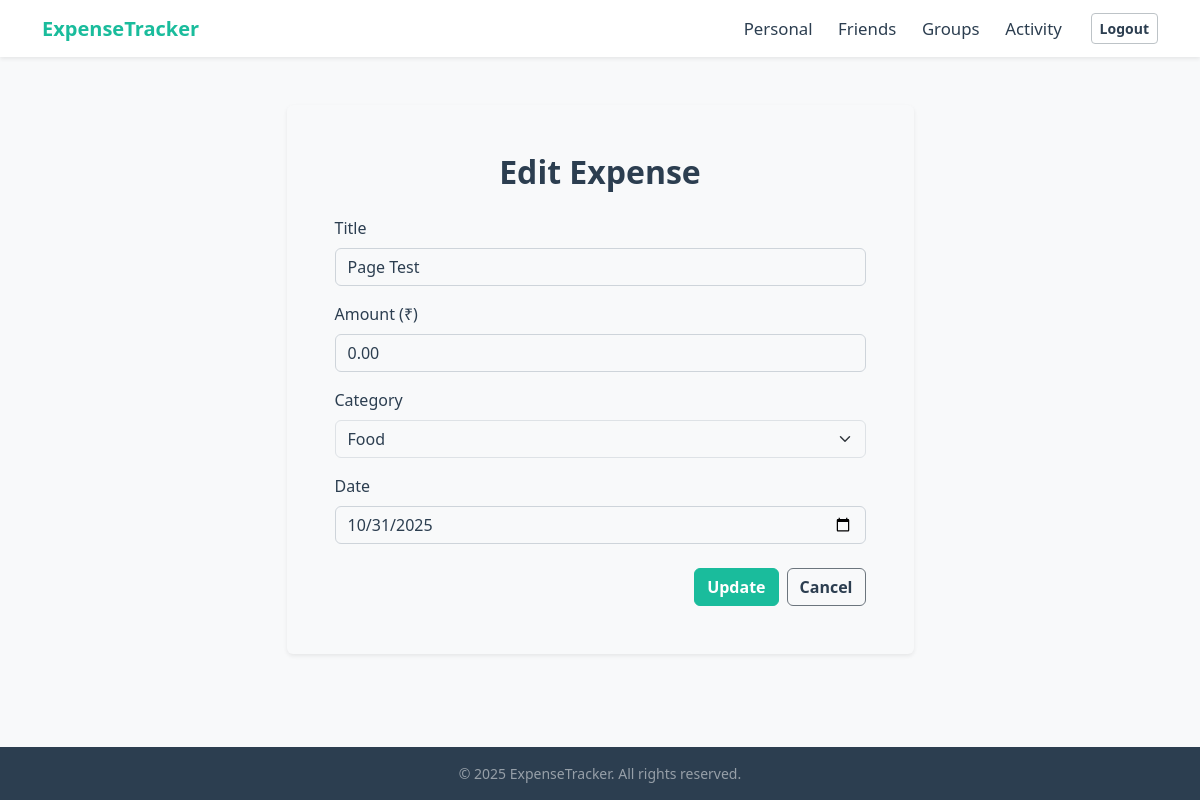
Page /tracker/edit_expense/10/ (signed in) on the committed database.
### tracker/models.py (models this page shows, shortened)
class Expense(models.Model):
    user = models.ForeignKey(UserRegistration, on_delete=models.CASCADE)
    title = models.CharField(max_length=200)
    amount = models.FloatField()
    category = models.CharField(max_length=50)
    date = models.DateField()
    description = models.TextField(blank=True, null=True)

### tracker/views.py (the view, shortened to what this page needs)
# urls.py: path('edit_expense/<int:expense_id>/', views.edit_expense, name='edit_expense'),
def edit_expense(request, expense_id):
    if 'username' not in request.session:
        messages.error(request, "Please log in to access this page.")
        return redirect('login')
    expense = get_object_or_404(Expense, id=expense_id, user_id=request.session['user_id'])
    return render(request, 'tracker/edit_expense.html', {'expense': expense})

### tracker/templates/tracker/edit_expense.html (shortened to what this page needs)
{% extends 'tracker/base.html' %}
{% load static %}
{% block content %}
<div class="container py-5">
    <div class="row justify-content-center">
        <div class="col-md-8 col-lg-7">
            <div class="card shadow-sm border-0">
                <div class="card-body p-4 p-md-5">
                    <h2 class="text-center mb-4">Edit Expense</h2>
                    <form method="POST">
                        <div class="mb-3">
                            <label for="title" class="form-label">Title</label>
                            <input type="text" class="form-control" id="title" name="title" value="{{ expense.title }}" required>
                        </div>
                        <div class="mb-3">
                            <label for="amount" class="form-label">Amount (₹)</label>
                            <input type="number" step="0.01" class="form-control" id="amount" name="amount" value="{{ expense.amount|stringformat:'.2f' }}" required>
                        </div>
                        <div class="mb-3">
                            <label for="category" class="form-label">Category</label>
                            <select class="form-select" id="category" name="category" required>
                                <option value="Food" {% if expense.category == 'Food' %}selected{% endif %}>Food</option>
                            </select>
                        </div>
                        <div class="mb-3">
                            <label for="date" class="form-label">Date</label>
                            <input type="date" class="form-control" id="date" name="date" value="{{ expense.date|date:'Y-m-d' }}" required>
                        </div>
                        <div class="mt-4 d-flex justify-content-end align-items-center">
                            <button type="submit" class="btn btn-primary">Update</button>
                            <a href="{% url 'personal_dashboard' %}" class="btn btn-outline-secondary ms-2">Cancel</a>
                        </div>
                    </form>
                </div>
            </div>
        </div>
    </div>
</div>
{% endblock %}

### tracker/static/tracker/css/custom.css (style rules this page uses)
:root { --bs-primary: #1ABC9C !important; --bs-primary-rgb: 26, 188, 156 !important; --bs-primary-darker: #16a085; --bs-danger: #E74C3C; --bs-danger-rgb: 231, 76, 60; --bs-danger-darker: #c0392b; --bs-success: #1ABC9C !important; --bs-success-rgb: 26, 188, 156 !important; --bs-info: #3498db; --bs-warning: #f39c12; --bs-body-color: #2C3E50; --bs-body-bg: #F8F9FA; --bs-light: #F8F9FA; --bs-light-rgb: 248, 249, 250; --bs-dark: #2C3E50; --bs-dark-rgb: 44, 62, 80; --bs-white: #FFFFFF; --bs-white-rgb: 255, 255, 255; --bs-card-border-color: transparent; --bs-card-bg: #FFFFFF; --bs-secondary-text-emphasis: #555; --bs-link-color: var(--bs-primary); --bs-link-hover-color: var(--bs-primary-darker); }
body { color: var(--bs-body-color); background-color: var(--bs-body-bg); }
h1, h2, h3, h4, h5, h6 { color: var(--bs-body-color); font-weight: 600; }
a { color: var(--bs-link-color); text-decoration: none; }
.btn { --bs-btn-color: var(--bs-white); --bs-btn-hover-color: var(--bs-white); --bs-btn-active-color: var(--bs-white); --bs-btn-font-weight: 600; }
.btn-primary { --bs-btn-bg: var(--bs-primary); --bs-btn-border-color: var(--bs-primary); --bs-btn-hover-bg: var(--bs-primary-darker); --bs-btn-hover-border-color: var(--bs-primary-darker); --bs-btn-color: #fff; --bs-btn-hover-color: #fff; }
.btn-outline-secondary { --bs-btn-color: var(--bs-body-color, #2C3E50); --bs-btn-border-color: var(--bs-secondary, #BDC3C7); --bs-btn-hover-color: var(--bs-body-color, #2C3E50); --bs-btn-hover-bg: #e9ecef; --bs-btn-hover-border-color: var(--bs-secondary, #BDC3C7); color: var(--bs-body-color, #2C3E50) !important; }
.card-body a { color: var(--bs-primary); }
.form-control { border-color: #ced4da; }

### rows in the picture
Expense: title "Page Test", amount "0.00", date "10/31/2025"
